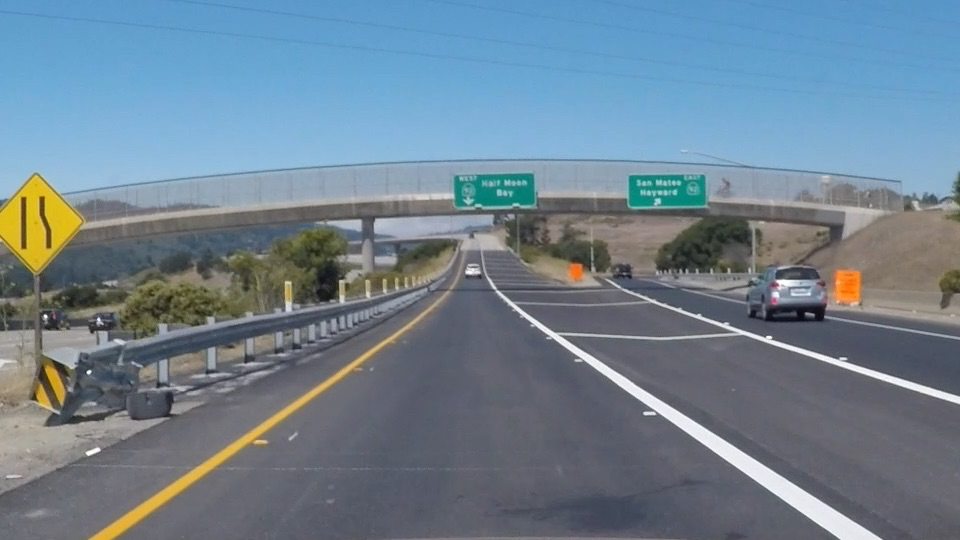
#> input picture Term1_Week1/exit-ramp.png, 960 x 540 px
$ python quiz3_houghtransformation.py
#> lines starting #> are read from the running program, lines starting #| are printed output that depends on the picture; after the words box and inside, x2 and y2 are one past the last pixel; in counts of white or black regions, pixels touching at a corner belong together
# POLAR representation for lines
# Reason: avoid infinity
# d     : perpendicular distance from line to origin
# theta : angle of the perpendicular line with the X-ASIS
# POLAR LINE: x*cos(theta) + y*sin(theta) = d
# For example: point P(a,b)
#  a*cos(theta) + b*sin(theta) = d is a sinusoid HOUGH TRANSFORMATION: (y-axis: d / x-axis: theta)
import cv2 as cv2
import matplotlib.pyplot as plt
import matplotlib.image as mpimg
import numpy as np

# Open image
image = (mpimg.imread('exit-ramp.png')*255).astype('uint8')

# Convert to gray scale
image_gray = cv2.cvtColor(image, cv2.COLOR_RGBA2GRAY)
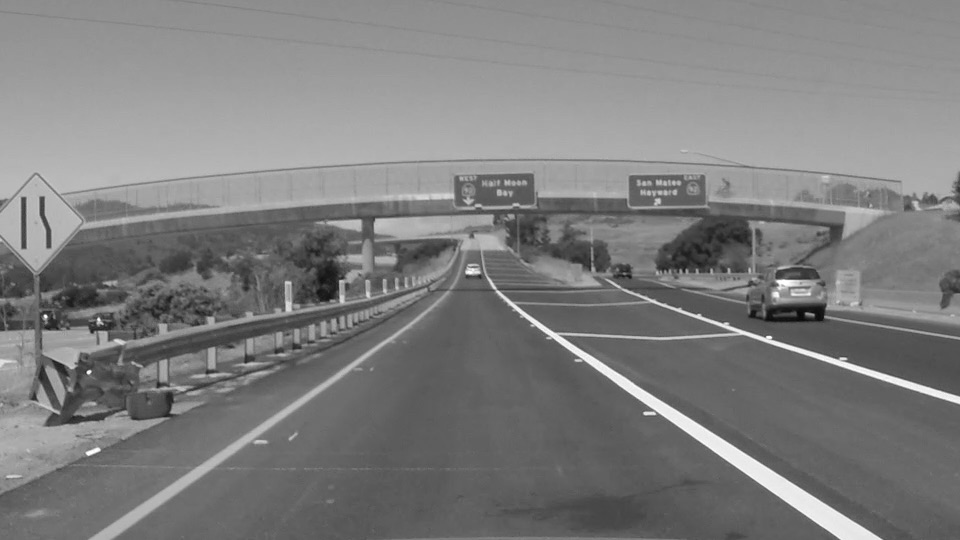
#> image_gray: shape (540, 960); min 7, max 255, mean 126.2

# Create Gaussian Smoothed Image, kernel size k (matrix 3:3)
kernel_size = 5
gaussian_blur = cv2.GaussianBlur(image_gray, (kernel_size, kernel_size), 0)

# Canny Edge Detection
low_threshold = 50
high_threshold = 150
canny_edges = cv2.Canny(gaussian_blur, low_threshold, high_threshold)
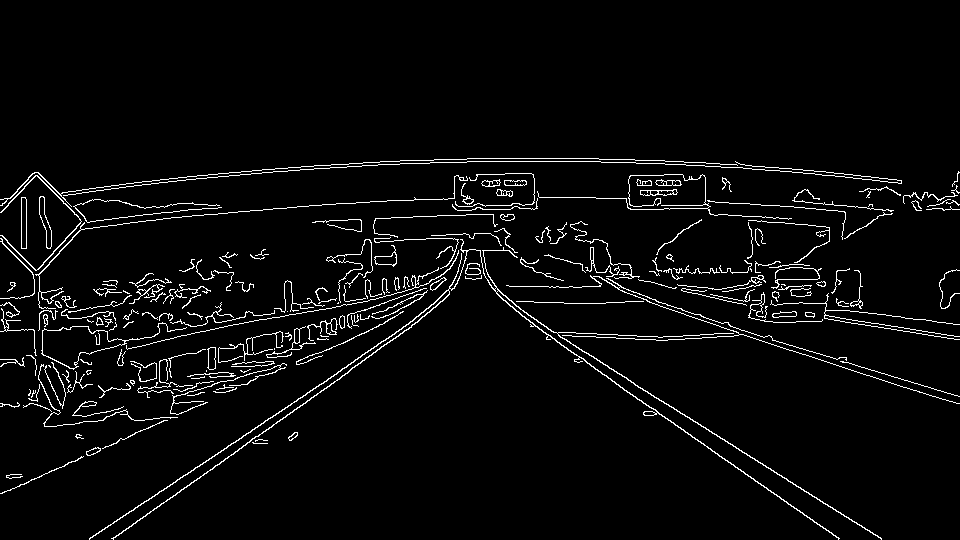
#> canny_edges: shape (540, 960); 3.8% white in thin lines or dots, all inside (x1, y1, x2, y2) = (0, 158, 960, 540)

# Next we'll create a masked edges image using cv2.fillPoly()
mask = np.zeros_like(canny_edges)
ignore_mask_color = 255

# This time we are defining a four sided polygon to mask
imshape = image.shape
#> imshape = (540, 960, 3)
xsize = imshape[0]
#> xsize = 540
ysize = imshape[1]
#> ysize = 960

# Points of polygon
left_top = (ysize*0.45, xsize*0.40)
#> left_top = (432, 216)
right_top = (ysize*0.5, xsize*0.40)
#> right_top = (480, 216)
left_bottom = (0, xsize)
#> left_bottom = (0, 540)
right_bottom = (ysize, xsize)
#> right_bottom = (960, 540)

vertices = np.array([[left_top, right_top, left_bottom, right_bottom]], dtype=np.int32)
cv2.fillPoly(mask, vertices, ignore_mask_color)
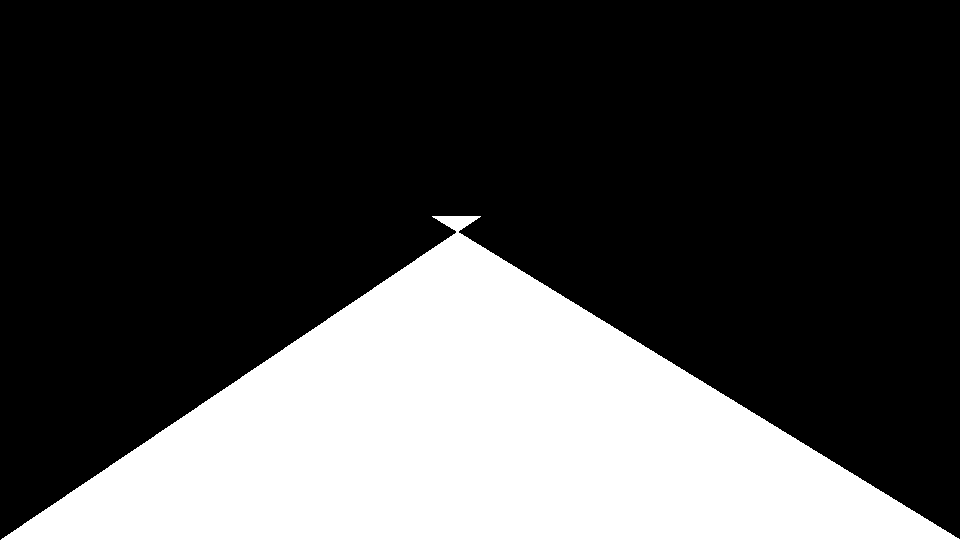
#> mask: shape (540, 960); 28.7% white; 1 white region, box (x1, y1, x2, y2) and area: (1, 216, 960, 540) 148709
masked_edges = cv2.bitwise_and(canny_edges, mask)
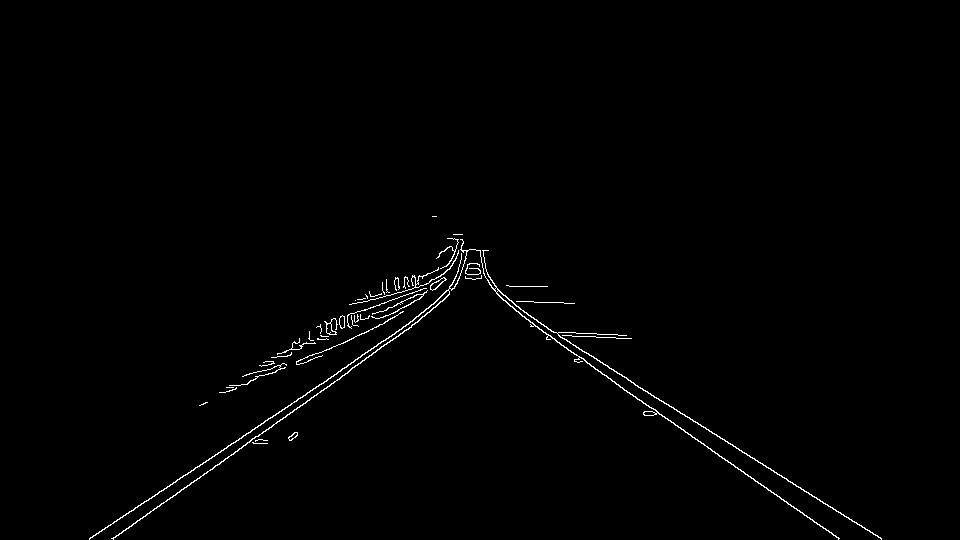
#> masked_edges: shape (540, 960); 0.87% white in thin lines or dots, all inside (x1, y1, x2, y2) = (89, 216, 882, 540)

x_mask = [left_top[0], right_top[0], right_bottom[0], left_bottom[0], left_top[0]]
#> x_mask = [432, 480, 960, 0, 432]
y_mask = [left_top[1], right_top[1], right_bottom[1], left_bottom[1], left_top[1]]

plt.figure(3)
plt.imshow(masked_edges, cmap='gray')
plt.plot(x_mask, y_mask, 'b--', lw=3)
# Hough Transformation
# http://docs.opencv.org/2.4/modules/imgproc/doc/feature_detection.html?highlight=houghlines

rho = 1             # perpendicular distance from origin to line
theta = np.pi/180   # theta angle between line and X-axis
threshold = 12      # Minimum votes to get returned ( =1 now )
min_line_length = 200
max_line_gap = 13
line_image = np.copy(image)*0
#> line_image: shape (540, 960, 3); every value is 0
lines = cv2.HoughLinesP(masked_edges, rho, theta, threshold, np.array([]), min_line_length, max_line_gap)
#> lines = [[551, 331, 881, 538], [113, 523, 401, 329], [534, 325, 838, 538], [634, 384, 881, 539]]

line_color = (255, 0, 0)
line_thickness = 3
for line in lines:
    for x1, y1, x2, y2 in line:
        cv2.line(line_image, (x1, y1), (x2, y2), line_color, line_thickness)
#> this loop made 4 passes
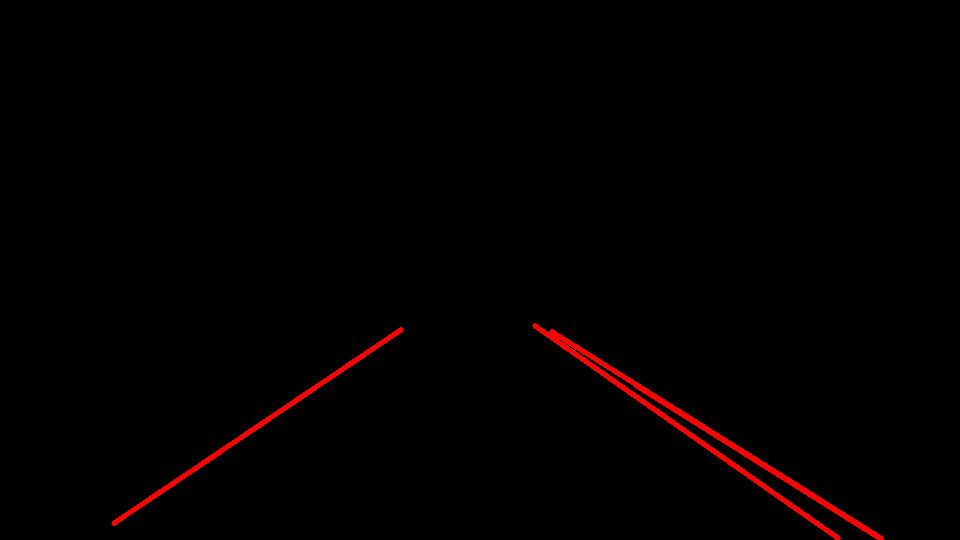
#> line_image: shape (540, 960, 3); mean R, G, B 2.9, 0, 0

# Create a "color" binary image to combine with line image
color_edges = np.dstack((canny_edges, canny_edges, canny_edges))


# Blending two images
combo = cv2.addWeighted(color_edges, 0.8, line_image, 1, 0)
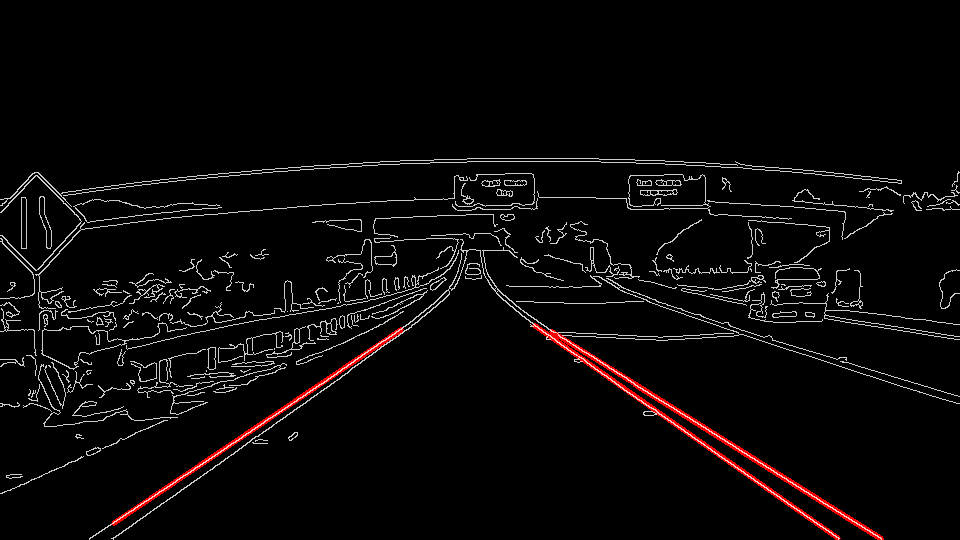
#> combo: shape (540, 960, 3); mean of channels 0, 1, 2 10.2, 7.8, 7.8; drawn as R, G, B

# Original image
f = plt.figure(1)
f.add_subplot(221)
plt.imshow(image)
# Gray image
f.add_subplot(222)
plt.imshow(image_gray, cmap='gray')
# Gaussian Image
f.add_subplot(223)
plt.imshow(canny_edges, cmap='gray')
f.add_subplot(224)
plt.imshow(combo)

# Canny Edge Image

plt.show()
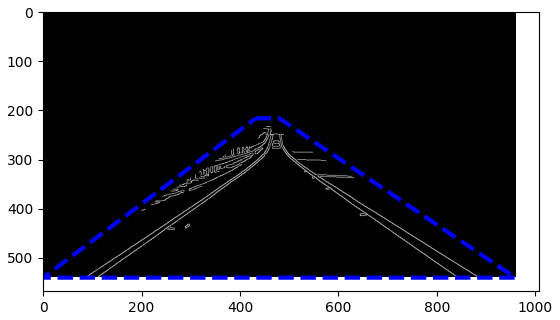
#> figure drawn by matplotlib, 1 panel
